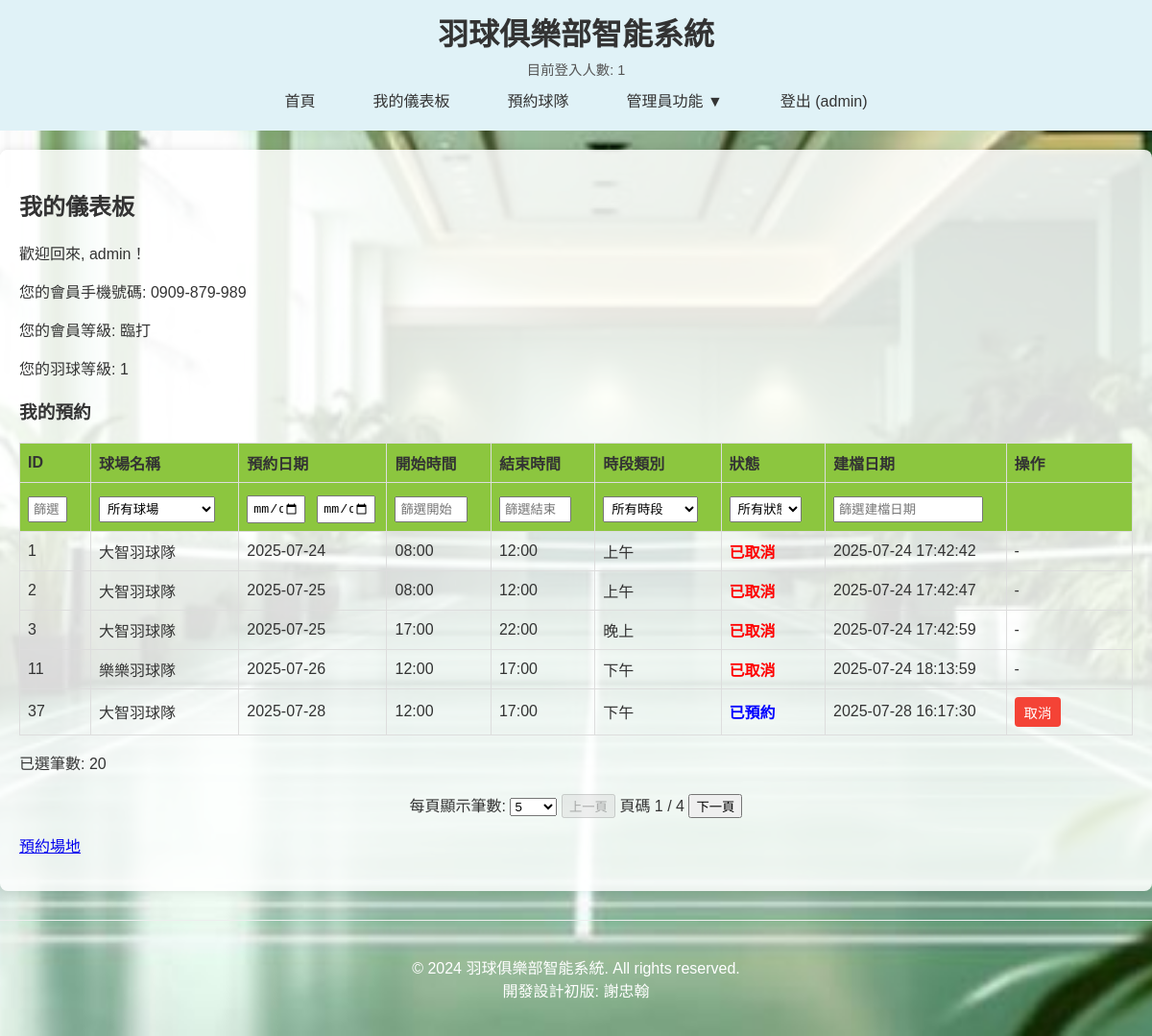
The page /dashboard (signed in) on the database its author committed.
### app.py (models this page shows, shortened)
class User(db.Model):
    id = db.Column(db.Integer, primary_key=True)
    member_id = db.Column(db.String(10), unique=True, nullable=False)
    username = db.Column(db.String(80), unique=True, nullable=False) # 用戶名，用於顯示和唯一性
    email = db.Column(db.String(120), unique=False, nullable=True)
    password_hash = db.Column(db.String(128), nullable=False)
    gender = db.Column(db.String(10), default='男') # 性別
    address = db.Column(db.String(200)) # 住家地址
    membership_type = db.Column(db.String(20), default='臨打') # 會員等級 (年繳, 季繳, 月繳, 臨打)
    badminton_level = db.Column(db.Integer, default=1) # 羽球等級 (1-18級)
    is_admin = db.Column(db.Boolean, default=False) # 是否為管理員
    @property
    def formatted_member_id(self):
        if self.member_id and len(self.member_id) == 10 and self.member_id.isdigit():
            return f"{self.member_id[:4]}-{self.member_id[4:7]}-{self.member_id[7:]}"
        return self.member_id # 如果不符合10位數字，則返回原始值

class Booking(db.Model):
    id = db.Column(db.Integer, primary_key=True)
    user_id = db.Column(db.Integer, db.ForeignKey('user.id'), nullable=False) # 預約用戶ID
    court_id = db.Column(db.Integer, db.ForeignKey('court.id'), nullable=False) # 預約球場ID
    booking_date = db.Column(db.Date, nullable=False) # 活動日期
    start_time = db.Column(db.Time, nullable=False) # 開始時間
    end_time = db.Column(db.Time, nullable=False) # 結束時間
    status = db.Column(db.String(50), default='已預約') # 預約狀態
    creation_date = db.Column(db.DateTime, nullable=False, default=datetime.datetime.now) # 預約建檔日期時間
    time_slot_category = db.Column(db.String(10), nullable=False) # 預約時段類別 (上午/下午/晚上)
    user = db.relationship('User', backref=db.backref('bookings', lazy=True)) # 與 User 模型的關聯
    court = db.relationship('Court', backref=db.backref('bookings', lazy=True)) # 與 Court 模型的關聯

class Court(db.Model):
    id = db.Column(db.Integer, primary_key=True)
    name = db.Column(db.String(80), unique=True, nullable=False) # 球場名稱（現在是球隊名稱）
    description = db.Column(db.String(200)) # 球場描述

### app.py (the view)
@app.route('/dashboard')
def dashboard():
    if 'user_id' not in session:
        flash('請先登入。', 'warning')
        return redirect(url_for('login'))
    user = User.query.get(session['user_id'])
    user_bookings = Booking.query.filter_by(user_id=session['user_id']).order_by(
        Booking.booking_date.asc(),
        Booking.court_id.asc(),
        Booking.start_time.asc()
    ).all()
    return render_template('dashboard.html', user=user, bookings=user_bookings)

### app.py (called while the page is built)
@app.context_processor
def inject_global_vars():
    return dict(logged_in_users_count=app.logged_in_users_count)

### templates/dashboard.html (shortened to what this page needs)
{% extends "base.html" %}
{% block content %}
    <h2>我的儀表板</h2>
    <p>歡迎回來, {{ user.username }}！</p>
    <p>您的會員手機號碼: {{ user.formatted_member_id }}</p>
    <p>您的會員等級: {{ user.membership_type }}</p>
    <p>您的羽球等級: {{ user.badminton_level }}</p>
    <h3>我的預約</h3>
    {% if bookings %}
    <table id="myBookingsTable" border="1">
        <thead>
            <tr>
                <th onclick="sortTable(this)" data-column-index="0" data-sort-direction="asc" style="width: 5%;">ID </th>
                <th onclick="sortTable(this)" data-column-index="1" data-sort-direction="asc" style="width: 12%;">球場名稱 </th>
                <th onclick="sortTable(this)" data-column-index="2" data-sort-direction="asc" style="width: 12%;">預約日期 </th>
                <th onclick="sortTable(this)" data-column-index="3" data-sort-direction="asc" style="width: 8%;">開始時間 </th>
                <th onclick="sortTable(this)" data-column-index="4" data-sort-direction="asc" style="width: 8%;">結束時間 </th>
                <th onclick="sortTable(this)" data-column-index="5" data-sort-direction="asc" style="width: 10%;">時段類別 </th>
                <th onclick="sortTable(this)" data-column-index="6" data-sort-direction="asc" style="width: 8%;">狀態 </th>
                <th onclick="sortTable(this)" data-column-index="7" data-sort-direction="asc" style="width: 15%;">建檔日期 </th>
                <th style="width: 10%;">操作</th>
            </tr>
            <tr id="filterRow">
                <th><input type="text" onkeyup="filterTable()" placeholder="篩選 ID"></th>
                <th>
                    <select onchange="filterTable()" id="filter-court_name">
                        <option value="">所有球場</option>
                    </select>
                </th>
                <th>
                    <input type="date" onchange="filterTable()" id="filter-booking_date_start" title="開始日期">
                    <input type="date" onchange="filterTable()" id="filter-booking_date_end" title="結束日期">
                </th>
                <th><input type="text" onkeyup="filterTable()" placeholder="篩選開始"></th>
                <th><input type="text" onkeyup="filterTable()" placeholder="篩選結束"></th>
                <th>
                    <select onchange="filterTable()" id="filter-time_slot_category">
                        <option value="">所有時段</option>
                    </select>
                </th>
                <th>
                    <select onchange="filterTable()" id="filter-status">
                        <option value="">所有狀態</option>
                    </select>
                </th>
                <th><input type="text" onkeyup="filterTable()" placeholder="篩選建檔日期"></th>
                <th></th>
            </tr>
        </thead>
        <tbody>
            {% for booking in bookings %}
            <tr>
                <td>{{ booking.id }}</td>
                <td>{{ booking.court.name }}</td>
                <td>{{ booking.booking_date.strftime('%Y-%m-%d') }}</td>
                <td>{{ booking.start_time.strftime('%H:%M') }}</td>
                <td>{{ booking.end_time.strftime('%H:%M') }}</td>
                <td>{{ booking.time_slot_category }}</td>
                <td class="status-{{ booking.status | lower }}">
                    {{ booking.status }}
                </td>
                <td>{{ booking.creation_date.strftime('%Y-%m-%d %H:%M:%S') }}</td>
                <td>
                    {% if booking.status == '已預約' %}
                        <form action="{{ url_for('cancel_booking', booking_id=booking.id) }}" method="POST" style="display:inline;">
                            <button type="submit" onclick="return confirm('確定要取消此預約嗎？');" class="cancel-button">取消</button>
                        </form>
                    {% else %}
                        -
                    {% endif %}
                </td>
            </tr>
            {% endfor %}
        </tbody>
    </table>
    {% else %}
    <p>目前沒有預約資料。</p>
    {% endif %}
    <p>已選筆數: <span id="visibleRowCount">0</span></p>
    <div class="pagination-controls" style="text-align: center; margin-top: 20px;">
        <label for="rowsPerPageSelect">每頁顯示筆數:</label>
        <select id="rowsPerPageSelect" onchange="changeRowsPerPage()">
            <option value="5" selected>5</option>
        </select>
        <button id="prevPage" onclick="prevPage()">上一頁</button>
        <span id="pageInfo">頁碼 1 / 1</span>
        <button id="nextPage" onclick="nextPage()">下一頁</button>
    </div>
    <p><a href="{{ url_for('book_court') }}">預約場地</a></p>
{% endblock %}

### templates/base.html (shortened to what this page needs)
<!DOCTYPE html>
<html lang="zh-TW">
<head>
</head>
<body>
    <header>
        <h1>羽球俱樂部智能系統</h1>
        <div class="logged-in-count">
            目前登入人數: {{ logged_in_users_count }}
        </div>
        <nav>
            <ul>
                <li><a href="{{ url_for('index') }}">首頁</a></li>
                {% if 'user_id' in session %}
                    <li><a href="{{ url_for('dashboard') }}">我的儀表板</a></li>
                    <li><a href="{{ url_for('book_court') }}">預約球隊</a></li>
                    {% if session.get('is_admin') %}
                        <li class="dropdown">
                            <a href="#" class="dropbtn">管理員功能 ▼</a>
                        </li>
                    {% endif %}
                    <li><a href="{{ url_for('logout') }}">登出 ({{ session.username }})</a></li>
                {% else %}
                    <li><a href="{{ url_for('register') }}">註冊</a></li>
                    <li><a href="{{ url_for('login') }}">登入</a></li>
                {% endif %}
            </ul>
        </nav>
    </header>
    <div class="container">
        {% block content %}{% endblock %}
    </div>
    <footer>
        <p>&copy; 2024 羽球俱樂部智能系統. All rights reserved.<br><span class="designer-info">開發設計初版: 謝忠翰</span></p>
    </footer>

### templates/dashboard.html (style rules this page uses)
table { width: 100%; border-collapse: collapse; margin-top: 20px; table-layout: fixed; }
th, td { border: 1px solid #ddd; padding: 8px; text-align: left; overflow: hidden; text-overflow: ellipsis; white-space: nowrap; }
th { background-color: #8CC63F; cursor: pointer; position: relative; }
th input[type="text"], th select, th input[type="date"] { width: calc(100% - 16px); padding: 4px; margin-top: 5px; box-sizing: border-box; }
th input[type="date"] { width: calc(50% - 8px); display: inline-block; }
th input[type="date"]:first-of-type { margin-right: 8px; }
.cancel-button { background-color: #f44336; color: white; padding: 5px 10px; border: none; border-radius: 4px; cursor: pointer; font-size: 0.9em; }
.status-已取消 { color: red; font-weight: bold; }
.status-已預約 { color: blue; font-weight: bold; }

### templates/base.html (style rules this page uses)
.dropbtn { background-color: #E0F2F7; color: #333; padding: 10px 15px; font-size: 1em; border: none; cursor: pointer; display: block; }
.dropdown { position: relative; display: inline-block; }

### rows shown on the page
User: username "admin", membership_type "臨打", badminton_level "1"
Booking: id "1", court.name "大智羽球隊", booking_date "2025-07-24", start_time "08:00", end_time "12:00", time_slot_category "上午", status "已取消", creation_date "2025-07-24 17:42:42"
Booking: id "2", court.name "大智羽球隊", booking_date "2025-07-25", start_time "08:00", end_time "12:00", time_slot_category "上午", status "已取消", creation_date "2025-07-24 17:42:47"
Booking: id "3", court.name "大智羽球隊", booking_date "2025-07-25", start_time "17:00", end_time "22:00", time_slot_category "晚上", status "已取消", creation_date "2025-07-24 17:42:59"
Booking: id "11", court.name "樂樂羽球隊", booking_date "2025-07-26", start_time "12:00", end_time "17:00", time_slot_category "下午", status "已取消", creation_date "2025-07-24 18:13:59"
Booking: id "37", court.name "大智羽球隊", booking_date "2025-07-28", start_time "12:00", end_time "17:00", time_slot_category "下午", status "已預約", creation_date "2025-07-28 16:17:30"

### other values the page prints
{{ logged_in_users_count }} "1"
{{ user.formatted_member_id }} "0909-879-989"
